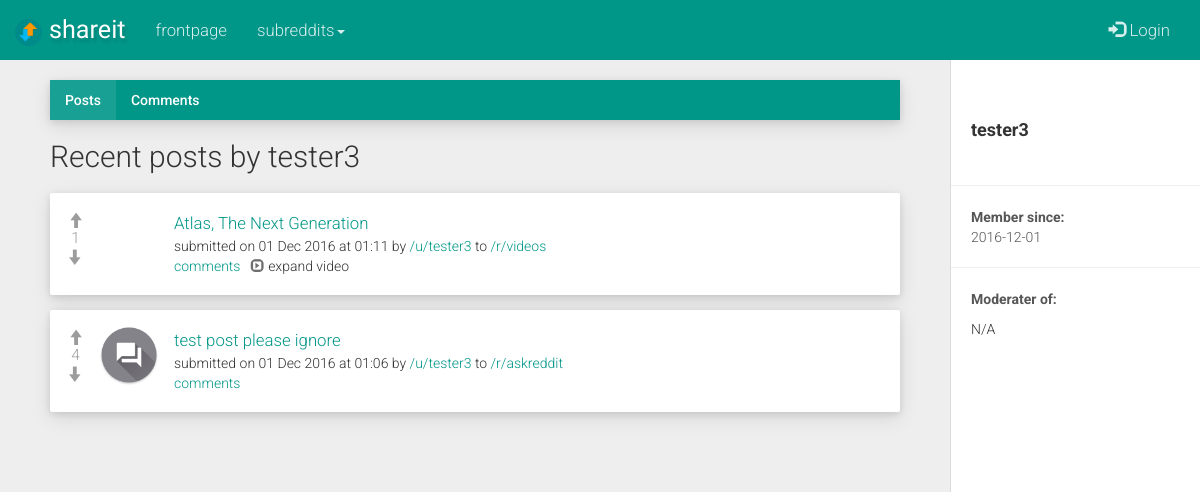
Page /u/tester3 on the committed database.
### tables this page shows
CREATE TABLE users (
  user_id TEXT UNIQUE,
  username TEXT UNIQUE,
  password TEXT,
  created_on TEXT
);

CREATE TABLE posts (
  post_id TEXT UNIQUE,
  related_subreddit_id TEXT,
  related_subreddit_name TEXT,
  related_user_id TEXT,
  post_type TEXT,
  post_title TEXT,
  url_friendly_title TEXT,
  post_link TEXT,
  post_textarea TEXT,
  post_timestamp TEXT,
  post_votes TEXT,
  upvoted_by_user TEXT,
  downvoted_by_user TEXT
);

### app.py (the view)
@app.route('/user/<string:user>')
@app.route('/u/<string:user>')
def user(user):
  if 'username' in session:
    username = session['username']
  else:
    username = 'null'
  if user:
    con = sqlite3.connect(db_location)
    con.row_factory = sqlite3.Row
    cursor = con.cursor()
    cursor.execute("SELECT user_id, username, created_on FROM users WHERE username=?",(user, ))
    user_exists = cursor.fetchall()
    cursor.execute("SELECT * FROM posts WHERE related_user_id=? ORDER BY post_timestamp desc",(user, ))
    user_posts = cursor.fetchall()
    cursor.execute("SELECT * FROM posts")
    posts = cursor.fetchall()
    cursor.execute("SELECT * FROM comments WHERE related_user_id=? ORDER BY comment_timestamp desc",(user, ))
    user_comments = cursor.fetchall()
    cursor.execute("SELECT * from subreddits WHERE created_by_user=?",(user, ))
    mod_subs = cursor.fetchall()
    cursor.execute("SELECT post_id FROM posts WHERE upvoted_by_user LIKE ? ORDER BY post_timestamp desc",('%'+username+'%',))
    upvoted_by_user = cursor.fetchall()
    cursor.execute("SELECT post_id FROM posts WHERE downvoted_by_user LIKE ? ORDER BY post_timestamp desc",('%'+username+'%',))
    downvoted_by_user = cursor.fetchall()
    cursor.execute("SELECT post_id FROM posts WHERE upvoted_by_user LIKE ? ORDER BY cast(post_votes as REAL) desc",('%'+username+'%',))
    top_upvoted_by_user = cursor.fetchall()
    cursor.execute("SELECT post_id FROM posts WHERE downvoted_by_user LIKE ? ORDER BY cast(post_votes as REAL) desc",('%'+username+'%',))
    top_downvoted_by_user = cursor.fetchall()
    if user_exists:
      if user_posts:
        if user_posts and mod_subs:
          return render_template('user.html', user = user_exists, user_posts = user_posts, mod_subs = mod_subs, user_comments = user_comments, posts = posts, upvoted_by_user = upvoted_by_user, downvoted_by_user = downvoted_by_user)
        else:
          return render_template('user.html', user = user_exists, user_posts = user_posts, user_comments = user_comments, posts = posts, upvoted_by_user = upvoted_by_user, downvoted_by_user = downvoted_by_user)
      else:
        return render_template('user.html', user = user_exists)
    else:
      return render_template('user.html', error = user)

### app.py (called while the page is built)
@app.teardown_appcontext
def close_db_connection(exception):
  db = getattr(g, 'db', None)
  if db is not None:
    db.close()

### templates/user.html (shortened to what this page needs)
{% extends "base.html" %}
{% block body %}
  {% if user %}
    {% for user in user %}
      <div id="wrapper">
        <div id="sidebar-wrapper">
            <ul class="sidebar-nav"><div class="sidebar-spacer"></div>
                <li class="sidebar-brand">
                    <strong>{{ user.username }}</strong>
                </li>
                <hr>
                <li><p class="sidebar-item"><strong>Member since:</strong> <br>{{ user.created_on[:10] }}</p></li>
                <hr>
                <li><p class="sidebar_item"><strong>Moderater of:</strong> </p></li>
                {% if mod_subs %}
                  {% for sub in mod_subs %}
                    <li><a href="{{ url_for('subreddit', subreddit=sub.subreddit_name) }}">/r/{{ sub.subreddit_name }}</a></li>
                  {% endfor %}
                {% else %}
                  <li>N/A</li>
                {% endif %}
            </ul>
        </div>
        <div id="page-content-wrapper">
            <div class="container-fluid">
                <div class="row">
                    <div class="col-lg-12">
                      <ul class="nav nav-tabs">
                        <li class="active" id="posts-tab"><a href="#posts" id="show-posts"> Posts</a></li>
                        <li id="comments-tab"><a href="#comments" id="show-comments"> Comments</a></li>
                      </ul>
                      <div class="tab-content">
                      <div id="posts" class="tab-pane fade in active">
                        <h2>Recent posts by {{ user.username }}</h2>
                        {% if user_posts %}
                        {% set upvote_count = 0 %}
                        {% set downvote_count = 0 %}
                          {% for post in user_posts %}
                           <div class="bs-callout bs-callout well well-custom">
                            <div class="post-votes noselect">
                              {% if session['username'] %}
                                <input type="hidden" class="upvoted-by-user" value="{{ session['username'] }}">
                                  {% if post.post_id in upvoted_by_user[upvote_count] %}
                                      <span class="glyphicon glyphicon-arrow-up prev-upvoted" id="prev-upvoted"> </span><br>
                                      {% set upvote_count = upvote_count + 1 %}
                                  {% else %}
                                      <span class="glyphicon glyphicon-arrow-up upvote" id="upvote"> </span><br>
                                  {% endif %}
                              {% else %}
                                <span class="glyphicon glyphicon-arrow-up upvote-disabled" data-toggle="modal" data-target="#vote-login"> </span><br>
                              {% endif %}
                              <span class="votes-number">{{ post.post_votes }}</span><br>
                              {% if session['username'] %}
                                <input type="hidden" class="downvoted-by-user" value="{{ session['username'] }}">
                                  {% if post.post_id in downvoted_by_user[downvote_count] %}
                                    <span class="glyphicon glyphicon-arrow-down prev-downvoted" id="prev-downvoted"> </span><br>
                                     {% set downvote_count = downvote_count + 1 %}
                                  {% else %}
                                    <span class="glyphicon glyphicon-arrow-down downvote" id="downvote"> </span><br>
                                  {% endif %}
                              {% else %}
                                <span class="glyphicon glyphicon-arrow-down downvote-disabled" data-toggle="modal" data-target="#vote-login"> </span><br>
                              {% endif %}
                            </div>
                          {% if post.post_type == 'link' %}
                            <div class="thumb-img">
                              <div class="link-thumb" style="background-image: url('{{ post.post_link }}');">
                                <a class="thumb-href" href="{{ ''.join([' ',post.post_link]) }}" target="_blank"></a>
                              </div>
                            </div>
                          {% else %}
                            <div class="thumb-img">
                              <div class="text-thumb">
                                <a class="thumb-href" href="{{ url_for('comments_section', subreddit = post.related_subreddit_name, post_id = post.post_id, post_title = post.url_friendly_title) }}"></a>
                              </div>
                            </div>
                          {% endif %}
                          {% if post.post_type == 'link' %}
                            <a href="{{ ''.join([' ',post.post_link]) }}" class="sub-list-link" target="_blank">{{ post.post_title }} </a><br>
                          {% else %}
                            <a href="{{ url_for('comments_section', subreddit = post.related_subreddit_name, post_id = post.post_id, post_title = post.url_friendly_title) }}" class="sub-list-link">{{ post.post_title }} </a><br>
                          {% endif %}
                            <small>submitted on {{ post.post_timestamp }} by <a href="{{ url_for('user',user=post.related_user_id) }}">/u/{{ post.related_user_id }}</a> to <a href="{{ url_for('subreddit',subreddit=post.related_subreddit_name) }}">/r/{{ post.related_subreddit_name }}</a> </small>
                            <br><small><a href="{{ url_for('comments_section', subreddit = post.related_subreddit_name, post_id = post.post_id, post_title = post.url_friendly_title) }}">comments</a></small>
                          <span class="toggler youtube-toggler noselect hidden"> &nbsp; <i class="glyphicon glyphicon-expand"> </i> expand video</span>
                            </div>
                          {% endfor %}
                        {% else %}
                          <div class="alert alert-warning">
                            {{ user.username }}  has not posted anything yet.
                          </div>
                        {% endif %}
                      </div>
                    </div>
                </div>
            </div>
        </div>
    </div>
    {% endfor %}
  {% else %}
    {% if error %}
      <div class="alert alert-warning" role="alert">
        <strong>Oops! </strong>User '<strong>{{ error }}</strong>' does not exist
      </div>
    {% endif %}
  {% endif %}
{% endblock %}

### static/css/style.css (style rules this page uses)
small { font-size: 100%; }
.nav-tabs > li { margin-bottom: 0px; }
.nav-tabs > li.active { background: rgb(25,160,148); }
.post-votes { float: left; width: 40px; height: 50px; text-align: center; padding-right: 7px; margin-left: -10px; font-size: 1.1em; }
.votes-number { color: #9c9c9c; }
.upvote-disabled { cursor: pointer; color: #9c9c9c; }
.downvote-disabled { cursor: pointer; color: #9c9c9c; }
.bs-callout { padding: 20px; margin: 20px 0; border: 1px solid #eee; border-left-width: 5px; border-radius: 3px; }
.bs-callout+.bs-callout { margin-top: -5px; }
.well-custom { -webkit-box-shadow: 0 2px 7px 0 rgba(0,0,0,.1), 0 6px 20px 0 rgba(0,0,0,.1) !important; box-shadow: 0 2px 7px 0 rgba(0,0,0,.1), 0 6px 20px 0 rgba(0,0,0,.1) !important; }
.nav-tabs { border-bottom: 0px !important; box-shadow: 0 2px 7px 0 rgba(0,0,0,.1), 0 6px 20px 0 rgba(0,0,0,.1) !important; }
.sub-list-link { font-size: 1.2em; }
div.link-thumb { width: 60px; height: 60px; float: left; margin-right: 15px; margin-top: -4px; background-size: cover; background-repeat: no-repeat; background-position: 50% 50%; border-radius: 30px; position: relative; margin-bottom: 60px; }
div.text-thumb { width: 60px; height: 60px; float: left; margin-right: 15px; margin-top: -4px; background-image: url(../img/icons/text-post-icon.png); background-size: cover; background-repeat: no-repeat; background-position: 50% 50%; border-radius: 30px; position: relative; margin-bottom: 60px; }
.thumb-href { position:absolute; top:0px; left:0px; width:100%; height:100%; display:inline; }
#sidebar-wrapper { position: fixed !important; top: 0px; overflow-y: scroll !important; }
#page-content-wrapper { position: relative !important; }
.toggler { cursor: pointer; }
.toggler > .glyphicon { opacity: 0.7; }
.noselect { -webkit-touch-callout: none; -webkit-user-select: none; -khtml-user-select: none; -moz-user-select: none; -ms-user-select: none; user-select: none; }

### static/css/sidebar.css (style rules this page uses)
body { overflow-x: hidden; }
#wrapper { margin-top: -20px; padding-left: 0; -webkit-transition: all 0.5s ease; -moz-transition: all 0.5s ease; -o-transition: all 0.5s ease; transition: all 0.5s ease; }
#sidebar-wrapper { z-index: 1000; position: absolute; right: 0px; width: 0; height: 100%; margin-left: -250px; overflow: hidden; background: #fff; border-left: 1px solid #dcdcdc; -webkit-transition: all 0.5s ease; -moz-transition: all 0.5s ease; -o-transition: all 0.5s ease; transition: all 0.5s ease; }
#page-content-wrapper { width: 100%; position: absolute; padding: 15px; }
.sidebar-nav { position: absolute; top: 0; width: 250px; margin: 0; padding: 0; list-style: none; }
.sidebar-nav li { margin: 0px 20px 0px 20px; }
.sidebar-nav li p { color:#565656; word-wrap: break-word; }
.sidebar-nav > .sidebar-brand { height: 65px; font-size: 18px; line-height: 60px; }
@media (min-width:1024px) { #wrapper { margin-top: -20px; padding-right: 250px; } }
@media (min-width:1024px) { #sidebar-wrapper { width: 250px; } }
@media (min-width:1024px) { #page-content-wrapper { padding: 20px; position: relative; } }

### rows in the picture
users: username "tester3", created_on "2016-12-01"
posts: post_votes "1", post_title "Atlas, The Next Generation", post_timestamp "01 Dec 2016 at 01:11", related_user_id "tester3", related_subreddit_name "videos"
posts: post_votes "4", post_title "test post please ignore", post_timestamp "01 Dec 2016 at 01:06", related_user_id "tester3", related_subreddit_name "askreddit"
